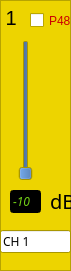
   <widget class="QFrame" name="frame">
    <property name="geometry">
     <rect>
      <x>20</x>
      <y>90</y>
      <width>71</width>
      <height>271</height>
     </rect>
    </property>
    <property name="palette">
     <palette>
      <active>
       <colorrole role="Base">
        <brush brushstyle="SolidPattern">
         <color alpha="255">
          <red>255</red>
          <green>255</green>
          <blue>255</blue>
         </color>
        </brush>
       </colorrole>
       <colorrole role="Window">
        <brush brushstyle="SolidPattern">
         <color alpha="255">
          <red>237</red>
          <green>212</green>
          <blue>0</blue>
         </color>
        </brush>
       </colorrole>
      </active>
      <inactive>
       <colorrole role="Base">
        <brush brushstyle="SolidPattern">
         <color alpha="255">
          <red>255</red>
          <green>255</green>
          <blue>255</blue>
         </color>
        </brush>
       </colorrole>
       <colorrole role="Window">
        <brush brushstyle="SolidPattern">
         <color alpha="255">
          <red>237</red>
          <green>212</green>
          <blue>0</blue>
         </color>
        </brush>
       </colorrole>
      </inactive>
      <disabled>
       <colorrole role="Base">
        <brush brushstyle="SolidPattern">
         <color alpha="255">
          <red>237</red>
          <green>212</green>
          <blue>0</blue>
         </color>
        </brush>
       </colorrole>
       <colorrole role="Window">
        <brush brushstyle="SolidPattern">
         <color alpha="255">
          <red>237</red>
          <green>212</green>
          <blue>0</blue>
         </color>
        </brush>
       </colorrole>
      </disabled>
     </palette>
    </property>
    <property name="autoFillBackground">
     <bool>true</bool>
    </property>
    <property name="frameShape">
     <enum>QFrame::StyledPanel</enum>
    </property>
    <property name="frameShadow">
     <enum>QFrame::Raised</enum>
    </property>
    <widget class="QLabel" name="label">
     <property name="geometry">
      <rect>
       <x>0</x>
       <y>10</y>
       <width>21</width>
       <height>16</height>
      </rect>
     </property>
     <property name="font">
      <font>
       <pointsize>15</pointsize>
      </font>
     </property>
     <property name="text">
      <string> 1</string>
     </property>
    </widget>
    <widget class="QSlider" name="g_ch_1">
     <property name="geometry">
      <rect>
       <x>10</x>
       <y>40</y>
       <width>31</width>
       <height>141</height>
      </rect>
     </property>
     <property name="palette">
      <palette>
       <active>
        <colorrole role="Button">
         <brush brushstyle="SolidPattern">
          <color alpha="255">
           <red>52</red>
           <green>101</green>
           <blue>164</blue>
          </color>
         </brush>
        </colorrole>
       </active>
       <inactive>
        <colorrole role="Button">
         <brush brushstyle="SolidPattern">
          <color alpha="255">
           <red>52</red>
           <green>101</green>
           <blue>164</blue>
          </color>
         </brush>
        </colorrole>
       </inactive>
       <disabled>
        <colorrole role="Button">
         <brush brushstyle="SolidPattern">
          <color alpha="255">
           <red>52</red>
           <green>101</green>
           <blue>164</blue>
          </color>
         </brush>
        </colorrole>
       </disabled>
      </palette>
     </property>
     <property name="minimum">
      <number>0</number>
     </property>
     <property name="maximum">
      <number>12</number>
     </property>
     <property name="singleStep">
      <number>1</number>
     </property>
     <property name="pageStep">
      <number>1</number>
     </property>
     <property name="value">
      <number>0</number>
     </property>
     <property name="orientation">
      <enum>Qt::Vertical</enum>
     </property>
     <property name="tickInterval">
      <number>6</number>
     </property>
    </widget>
    <widget class="QCheckBox" name="p48_1">
     <property name="geometry">
      <rect>
       <x>30</x>
       <y>10</y>
       <width>41</width>
       <height>21</height>
      </rect>
     </property>
     <property name="palette">
      <palette>
       <active>
        <colorrole role="WindowText">
         <brush brushstyle="SolidPattern">
          <color alpha="255">
           <red>204</red>
           <green>0</green>
           <blue>0</blue>
          </color>
         </brush>
        </colorrole>
       </active>
       <inactive>
        <colorrole role="WindowText">
         <brush brushstyle="SolidPattern">
          <color alpha="255">
           <red>204</red>
           <green>0</green>
           <blue>0</blue>
          </color>
         </brush>
        </colorrole>
       </inactive>
       <disabled>
        <colorrole role="WindowText">
         <brush brushstyle="SolidPattern">
          <color alpha="255">
           <red>190</red>
           <green>190</green>
           <blue>190</blue>
          </color>
         </brush>
        </colorrole>
       </disabled>
      </palette>
     </property>
     <property name="text">
      <string>P48</string>
     </property>
    </widget>
    <widget class="QLineEdit" name="d_ch_1">
     <property name="enabled">
      <bool>false</bool>
     </property>
     <property name="geometry">
      <rect>
       <x>10</x>
       <y>190</y>
       <width>31</width>
       <height>23</height>
      </rect>
     </property>
     <property name="palette">
      <palette>
       <active>
        <colorrole role="WindowText">
         <brush brushstyle="SolidPattern">
          <color alpha="255">
           <red>0</red>
           <green>0</green>
           <blue>0</blue>
          </color>
         </brush>
        </colorrole>
        <colorrole role="Light">
         <brush brushstyle="SolidPattern">
          <color alpha="255">
           <red>255</red>
           <green>255</green>
           <blue>255</blue>
          </color>
         </brush>
        </colorrole>
        <colorrole role="Dark">
         <brush brushstyle="SolidPattern">
          <color alpha="255">
           <red>115</red>
           <green>210</green>
           <blue>22</blue>
          </color>
         </brush>
        </colorrole>
        <colorrole role="Text">
         <brush brushstyle="SolidPattern">
          <color alpha="255">
           <red>0</red>
           <green>0</green>
           <blue>0</blue>
          </color>
         </brush>
        </colorrole>
        <colorrole role="ButtonText">
         <brush brushstyle="SolidPattern">
          <color alpha="255">
           <red>0</red>
           <green>0</green>
           <blue>0</blue>
          </color>
         </brush>
        </colorrole>
        <colorrole role="Base">
         <brush brushstyle="SolidPattern">
          <color alpha="255">
           <red>0</red>
           <green>0</green>
           <blue>0</blue>
          </color>
         </brush>
        </colorrole>
        <colorrole role="Window">
         <brush brushstyle="SolidPattern">
          <color alpha="255">
           <red>0</red>
           <green>0</green>
           <blue>0</blue>
          </color>
         </brush>
        </colorrole>
       </active>
       <inactive>
        <colorrole role="WindowText">
         <brush brushstyle="SolidPattern">
          <color alpha="255">
           <red>0</red>
           <green>0</green>
           <blue>0</blue>
          </color>
         </brush>
        </colorrole>
        <colorrole role="Light">
         <brush brushstyle="SolidPattern">
          <color alpha="255">
           <red>255</red>
           <green>255</green>
           <blue>255</blue>
          </color>
         </brush>
        </colorrole>
        <colorrole role="Dark">
         <brush brushstyle="SolidPattern">
          <color alpha="255">
           <red>115</red>
           <green>210</green>
           <blue>22</blue>
          </color>
         </brush>
        </colorrole>
        <colorrole role="Text">
         <brush brushstyle="SolidPattern">
          <color alpha="255">
           <red>0</red>
           <green>0</green>
           <blue>0</blue>
          </color>
         </brush>
        </colorrole>
        <colorrole role="ButtonText">
         <brush brushstyle="SolidPattern">
          <color alpha="255">
           <red>0</red>
           <green>0</green>
           <blue>0</blue>
          </color>
         </brush>
        </colorrole>
        <colorrole role="Base">
         <brush brushstyle="SolidPattern">
          <color alpha="255">
           <red>0</red>
           <green>0</green>
           <blue>0</blue>
          </color>
         </brush>
        </colorrole>
        <colorrole role="Window">
         <brush brushstyle="SolidPattern">
          <color alpha="255">
           <red>0</red>
           <green>0</green>
           <blue>0</blue>
          </color>
         </brush>
        </colorrole>
       </inactive>
       <disabled>
        <colorrole role="WindowText">
         <brush brushstyle="SolidPattern">
          <color alpha="255">
           <red>115</red>
           <green>210</green>
           <blue>22</blue>
          </color>
         </brush>
        </colorrole>
        <colorrole role="Light">
         <brush brushstyle="SolidPattern">
          <color alpha="255">
           <red>255</red>
           <green>255</green>
           <blue>255</blue>
          </color>
         </brush>
        </colorrole>
        <colorrole role="Dark">
         <brush brushstyle="SolidPattern">
          <color alpha="255">
           <red>115</red>
           <green>210</green>
           <blue>22</blue>
          </color>
         </brush>
        </colorrole>
        <colorrole role="Text">
         <brush brushstyle="SolidPattern">
          <color alpha="255">
           <red>115</red>
           <green>210</green>
           <blue>22</blue>
          </color>
         </brush>
        </colorrole>
        <colorrole role="ButtonText">
         <brush brushstyle="SolidPattern">
          <color alpha="255">
           <red>115</red>
           <green>210</green>
           <blue>22</blue>
          </color>
         </brush>
        </colorrole>
        <colorrole role="Base">
         <brush brushstyle="SolidPattern">
          <color alpha="255">
           <red>0</red>
           <green>0</green>
           <blue>0</blue>
          </color>
         </brush>
        </colorrole>
        <colorrole role="Window">
         <brush brushstyle="SolidPattern">
          <color alpha="255">
           <red>0</red>
           <green>0</green>
           <blue>0</blue>
          </color>
         </brush>
        </colorrole>
       </disabled>
      </palette>
     </property>
     <property name="font">
      <font>
       <family>Clean</family>
       <italic>true</italic>
      </font>
     </property>
     <property name="text">
      <string>-10</string>
     </property>
    </widget>
    <widget class="QLabel" name="label_2">
     <property name="geometry">
      <rect>
       <x>50</x>
       <y>190</y>
       <width>21</width>
       <height>21</height>
      </rect>
     </property>
     <property name="font">
      <font>
       <family>Clean</family>
       <pointsize>15</pointsize>
      </font>
     </property>
     <property name="text">
      <string>dB</string>
     </property>
    </widget>
    <widget class="QLineEdit" name="lineEdit">
     <property name="geometry">
      <rect>
       <x>0</x>
       <y>230</y>
       <width>71</width>
       <height>23</height>
      </rect>
     </property>
     <property name="font">
      <font>
       <family>Clean</family>
      </font>
     </property>
     <property name="text">
      <string>CH 1</string>
     </property>
    </widget>
   </widget>
